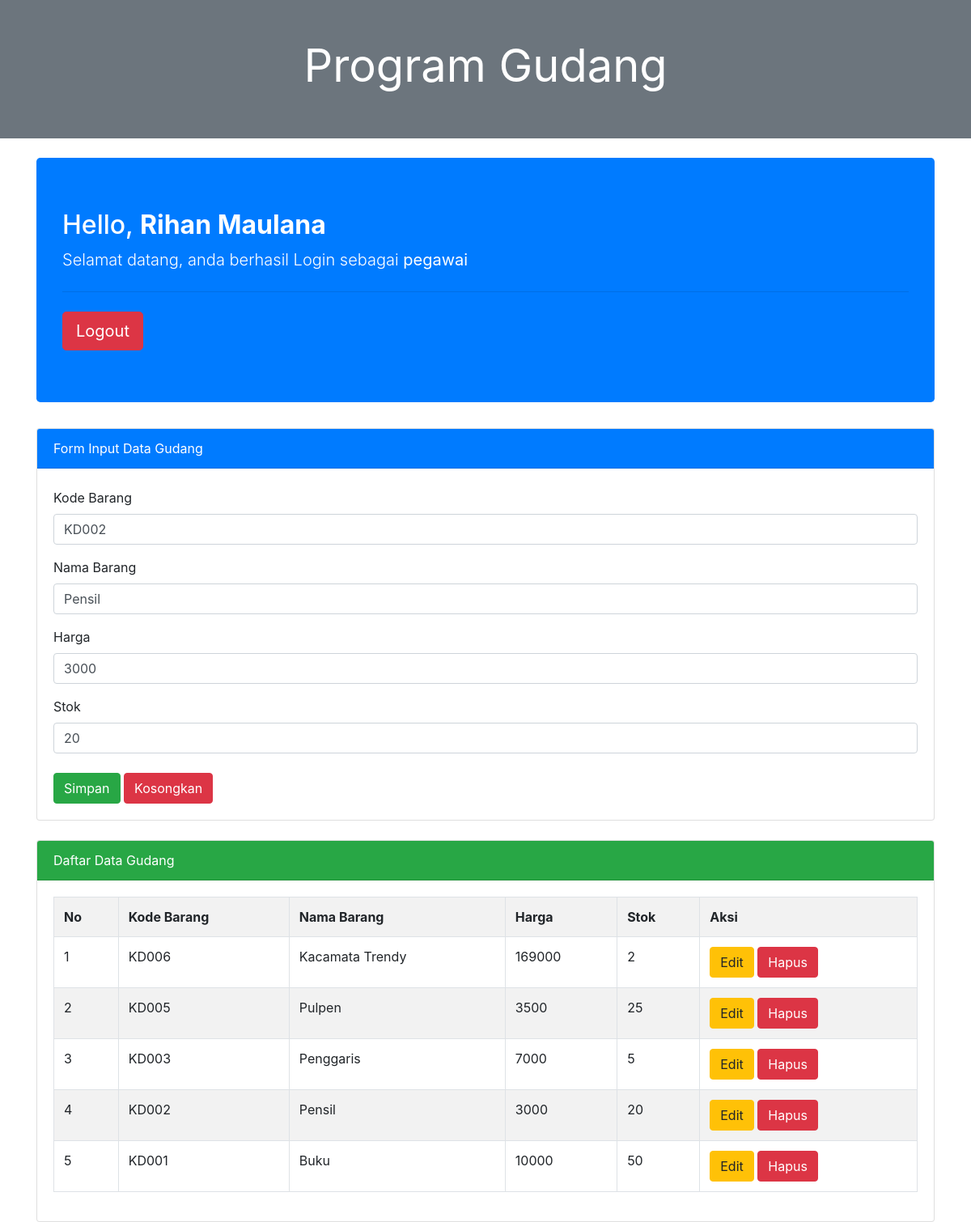
The app's page /home_admin.php?hal=edit&id=2 (signed in) with its own data.
### tables this page shows
CREATE TABLE `gudang` (
  `no_brg` int(10) NOT NULL,
  `kd_brg` varchar(10) NOT NULL,
  `nama_brg` varchar(100) NOT NULL,
  `harga` int(15) NOT NULL,
  `stok` int(10) NOT NULL
);

### home_admin.php (the view, shortened to what this page needs)
<?php
include "koneksi.php";
if(isset($_GET['hal']))
{
    if($_GET['hal'] == "edit")
    {
        $tampil = mysqli_query($koneksi, "SELECT * FROM gudang WHERE no_brg = '$_GET[id]' ");
        $data = mysqli_fetch_array($tampil);
        if($data)
        {
            $vkd_brg = $data['kd_brg'];
            $vnama_brg = $data['nama_brg'];
            $vharga = $data['harga'];
            $vstok = $data['stok'];
        }
    }
}
?>
<!DOCTYPE html>
<html lang="en">
<head>
    <link href="assets/dist/css/bootstrap.min.css" rel="stylesheet">
</head>
<body>
<header class="py-5 bg-secondary">
        <div class="head">
            <h1 class="text-center font-weight-normal display-4 text-white">Program Gudang </h1>
        </div>
</header>
<br>
    <div class="container">
        <div class="jumbotron bg-primary text-white">
            <h2 class="display-6">Hello, <b><?= $_SESSION['nama_lengkap'] ?></b></h2>
            <p class="lead"> Selamat datang, anda berhasil Login sebagai <b><?= $_SESSION['username'] ?></b> </p>
            <hr class="my-4">
            <a class="btn btn-danger btn-lg" href="logout.php" role="button">Logout</a>
        </div>
    </div>
<div class="container">
    <div class="card mt-4">
        <div class="card-header bg-primary text-white">
        Form Input Data Gudang
        </div>
        <div class="card-body">
            <form method="post"action="">
                <div class="form-group mt-1">
                    <label>Kode Barang</label>
                    <input type="text" name="tkd_brg" value="<?=@$vkd_brg?>" class="form-control"
                    placeholder="Input kode barang anda disini!" required>
                </div>
                <div class="form-group mt-1">
                    <label>Nama Barang</label>
                    <input type="text" name="tnama_brg" value="<?=@$vnama_brg?>" class="form-control"
                    placeholder="Input nama barang anda disini!" required>
                </div>
                <div class="form-group mt-1">
                    <label>Harga</label>
                    <input type="text" name="tharga" value="<?=@$vharga?>" class="form-control"
                    placeholder="Input harga barang anda disini!" required>
                </div>
                <div class="form-group mt-1">
                    <label>Stok</label>
                    <input type="text" name="tstok" value="<?=@$vstok?>" class="form-control"
                    placeholder="Input stok barang anda disini!" required>
                </div>
                <button type="submit" class="btn btn-success mt-2" name="bsimpan">Simpan</button>
                <button type="reset" class="btn btn-danger mt-2" name="breset">Kosongkan</button>
            </form>
        </div>
    </div>
    <div class="card mt-4">
        <div class="card-header bg-success text-white">
        Daftar Data Gudang
        </div>
        <div class="card-body">
            <table class="table table-bordered table-striped">
                <tr>
                    <th>No</th>
                    <th>Kode Barang</th>
                    <th>Nama Barang</th>
                    <th>Harga</th>
                    <th>Stok</th>
                    <th>Aksi</th>
                </tr>
                <?php
                    $no = 1;
                    $tampil = mysqli_query($koneksi, "SELECT * from gudang order by no_brg desc");
                    while($data = mysqli_fetch_array($tampil)) :
                ?>
                <tr>
                    <td><?=$no++;?></td>
                    <td><?=$data['kd_brg']?></td>
                    <td><?=$data['nama_brg']?></td>
                    <td><?=$data['harga']?></td>
                    <td><?=$data['stok']?></td>
                    <td>
                        <a href="home_admin.php?hal=edit&id=<?=$data['no_brg']?>"  class="btn btn-warning"> Edit </a>
                        <a href="home_admin.php?hal=hapus&id=<?=$data['no_brg']?>"
	    			    onclick="return confirm('Apakah yakin ingin menghapus data ini?')" class="btn btn-danger"> Hapus </a>
                    </td>
                </tr>
                <?php endwhile;  ?>
            </table>
        </div>
    </div>
</div>
</body>
</html>

### records on screen
gudang: tkd_brg "KD002", tnama_brg "Pensil", tharga "3000", tstok "20", kd_brg "KD002", nama_brg "Pensil", harga "3000", stok "20"
gudang: kd_brg "KD006", nama_brg "Kacamata Trendy", harga "169000", stok "2"
gudang: kd_brg "KD005", nama_brg "Pulpen", harga "3500", stok "25"
gudang: kd_brg "KD003", nama_brg "Penggaris", harga "7000", stok "5"
gudang: kd_brg "KD001", nama_brg "Buku", harga "10000", stok "50"

### other values on screen
$_SESSION['nama_lengkap'] "Rihan Maulana"
$_SESSION['username'] "pegawai"
